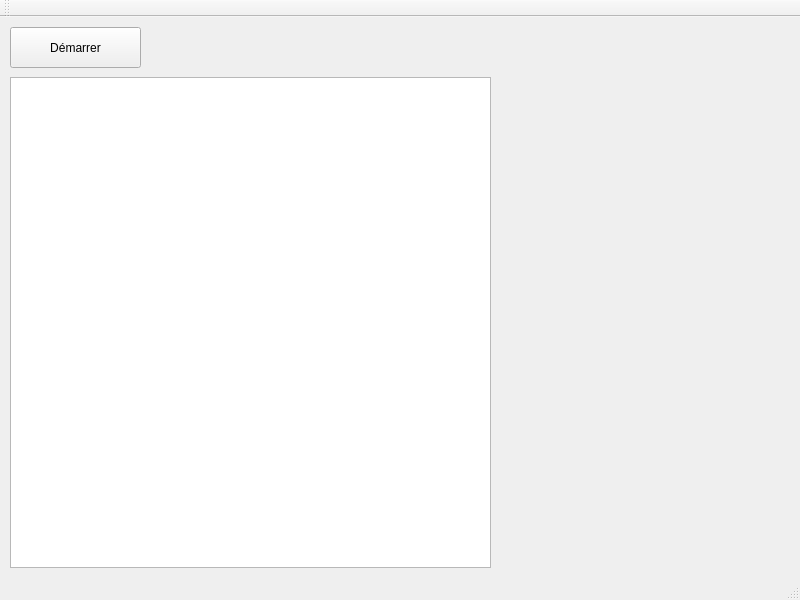
<?xml version="1.0" encoding="UTF-8"?>
<ui version="4.0">
 <class>ChatPlusServer</class>
 <widget class="QMainWindow" name="ChatPlusServer">
  <property name="geometry">
   <rect>
    <x>0</x>
    <y>0</y>
    <width>800</width>
    <height>600</height>
   </rect>
  </property>
  <property name="windowTitle">
   <string>ChatPlusServer</string>
  </property>
  <widget class="QWidget" name="centralWidget">
   <widget class="QPushButton" name="btnDemarrer">
    <property name="geometry">
     <rect>
      <x>10</x>
      <y>10</y>
      <width>131</width>
      <height>41</height>
     </rect>
    </property>
    <property name="text">
     <string>Démarrer</string>
    </property>
   </widget>
   <widget class="QTextEdit" name="txtActivites">
    <property name="geometry">
     <rect>
      <x>10</x>
      <y>60</y>
      <width>481</width>
      <height>491</height>
     </rect>
    </property>
   </widget>
  </widget>
  <widget class="QMenuBar" name="menuBar">
   <property name="geometry">
    <rect>
     <x>0</x>
     <y>0</y>
     <width>800</width>
     <height>21</height>
    </rect>
   </property>
  </widget>
  <widget class="QToolBar" name="mainToolBar">
   <attribute name="toolBarArea">
    <enum>TopToolBarArea</enum>
   </attribute>
   <attribute name="toolBarBreak">
    <bool>false</bool>
   </attribute>
  </widget>
  <widget class="QStatusBar" name="statusBar"/>
 </widget>
 <layoutdefault spacing="6" margin="11"/>
 <resources/>
 <connections/>
</ui>
